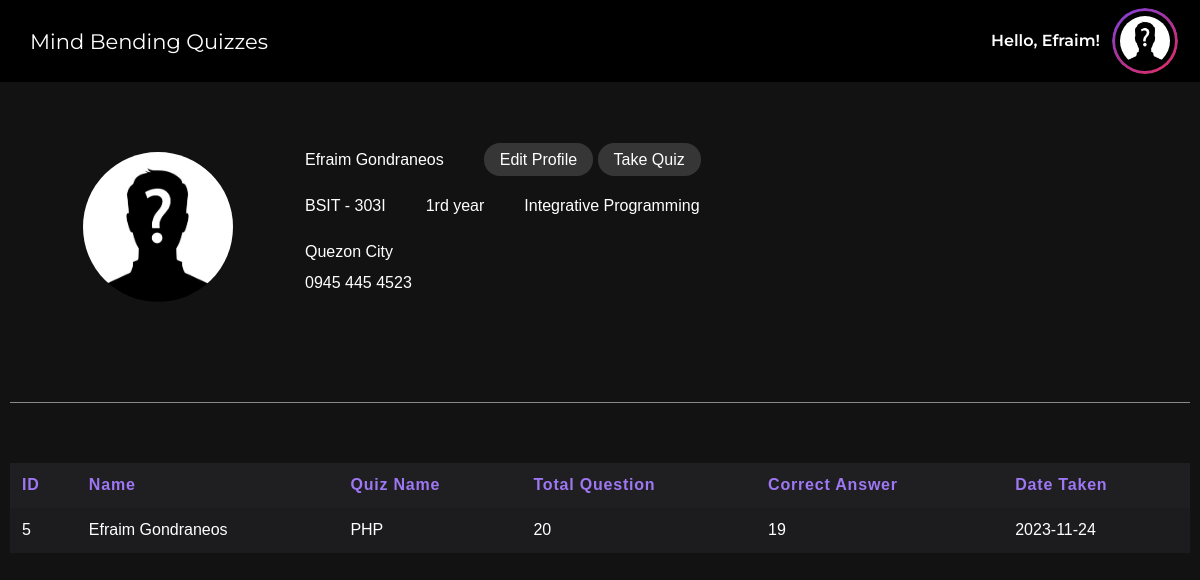
The app's page /components/profiles.php (signed in) with its own data.
### tables this page shows
CREATE TABLE `user` (
  `id` int(11) NOT NULL,
  `firstname` varchar(55) NOT NULL,
  `lastname` varchar(55) NOT NULL,
  `middlename` varchar(55) NOT NULL,
  `course` varchar(55) NOT NULL,
  `yearlevel` varchar(55) NOT NULL,
  `subject` varchar(55) NOT NULL,
  `section` varchar(55) NOT NULL,
  `address` varchar(55) NOT NULL,
  `contactnumber` varchar(55) NOT NULL,
  `username` varchar(55) NOT NULL,
  `password` varchar(255) NOT NULL,
  `user_image` varchar(255) DEFAULT NULL
);

CREATE TABLE `quiz_results` (
  `id` int(5) NOT NULL,
  `username` varchar(55) NOT NULL,
  `quiz_name` varchar(55) NOT NULL,
  `total_question` varchar(55) NOT NULL,
  `correct_answer` varchar(55) NOT NULL,
  `quiz_date` date NOT NULL
);

### components/profiles.php (the view)
<?php
include 'user-header.php';
$res = mysqli_query($con,"select * from user where username = '$username'");
$row=mysqli_fetch_array($res);
$userId = $row['id'];
$userCourse = $row['course'];
$userYearLevel = $row['yearlevel'];
$userSubject = $row['subject'];
$userSection = $row['section'];
$userAddress = $row['address'];
$userContactNumber = $row['contactnumber'];
$userProfilePicture = $row['user_image'];
$profile_path = '';
if(empty($userProfilePicture)) {
    $profile_path = 'images/';
}
?>
<div class="profile-wrapper">
    <div class="profile-container">
        <div class="profile-left">
            <div class="profile-img">
                <img src="../<?php echo $profile_path ?><?php echo (!empty($userProfilePicture) ? $userProfilePicture : 'anonymous.jpg'); ?>" alt="Profile">
            </div>
        </div>
        <div class="profile-right">
            <div class="u-name">
                <p class="pname"><?php echo $firstname . " " . $lastname ?></p>
                <div class="site-btn-container">
                    <a href="edit-profile.php?id=<?php echo $userId ?>" class="site-btn">Edit Profile</a>
                    <a href="user.php" class="site-btn">Take Quiz</a>
                </div>
            </div>
            <div class="profile-info">
                <div class="course"><?php echo $userCourse ?> - <?php echo $userSection ?></div>
                <div class="year-level"><?php echo $userYearLevel ?>rd year</div>
                <div class="subject"><?php echo $userSubject ?></div>
            </div>
            <div class="contact-info">
                <p class="address"><?php echo $userAddress ?></p>
                <p class="contact-number"><?php echo $userContactNumber ?></p>
            </div>
        </div>
    </div>
    <div class="profile-results">
         <table class="table">
      <thead>
        <tr class="t-head">
            <th>ID</th>
            <th>Name</th>
            <th>Quiz Name</th>
            <th>Total Question</th>
            <th>Correct Answer</th>
            <th>Date Taken</th>
        </tr>
      </thead>
      <tbody>
        <?php $res = mysqli_query($con,"select * from quiz_results where username='$name'"); ?>
        <?php while($row=mysqli_fetch_array($res)){?>
          <tr>
            <td><?php echo $row['id'] ?></td>
            <td><?php echo $row["username"] ?></td>
            <td><?php echo $row["quiz_name"] ?></td>
            <td><?php echo $row["total_question"] ?></td>
            <td><?php echo $row["correct_answer"] ?></td>
            <td><?php echo $row["quiz_date"] ?></td>
          </tr>
        <?php }?>
      </tbody>
    </table>
    </div>
</div>
</body>
</html>

### styles.css (style rules this page uses)
body { font-family: Arial, sans-serif; margin: 0; }
html, body, div, span, applet, object, iframe, h1, h2, h3, h4, h5, h6, p, blockquote, pre, a, abbr, acronym, address, big, cite, code, del, dfn, em, img, ins, kbd, q, s, samp, small, strike, strong, sub, sup, tt, var, b, u, i, center, dl, dt, dd, ol, ul, li, fieldset, form, label, legend, table, caption, tbody, tfoot, thead, tr, th, td, article, aside, canvas, details, embed, figure, figcaption, footer, header, hgroup, menu, nav, output, ruby, section, summary, time, mark, audio, video { margin: 0; padding: 0; border: 0; font-size: 100%; font: inherit; vertical-align: baseline; }
body { line-height: 1; }
table { border-collapse: collapse; border-spacing: 0; }
a { text-decoration: none; color: #fff; outline: none; }
*, *::before, *::after { box-sizing: border-box; }
img { display: block; width: 100%; }
:root { --clr-primary: #8b3dff; --clr-secondary: #9e77f3; }
body { font-family: Arial, Helvetica, sans-serif; }
.table { width: 100%; border-collapse: collapse; margin-top: 20px; }
.table th, .table td { padding: 12px; max-width: 250px; text-align: left; vertical-align: middle; line-height: 1.3; }
.table th { background-color: #2c353f; color: #fff; font-weight: bold; color: var(--clr-secondary); letter-spacing: 0.05em; }
.t-head { font-size: 16px; }
.table tbody tr:nth-child(odd) { background-color: #222830; }
.profiles .table tbody tr:nth-child(odd) { background-color: #1c1b1e; }
.edit-profile, .profiles { background: #121212; }
.profile-img img { width: 150px; height: 150px; border-radius: 50%; object-fit: cover; }
.profile-wrapper { margin-top: 152px; }
.profile-container { display: grid; grid-template-columns: 25% 75%; max-width: 1180px; margin: 0 auto; padding-bottom: 100px; border-bottom: 1px solid rgb(255 255 255 / 0.5); }
.profile-left { display: flex; justify-content: center; }
.profile-right { color: #fff; }
.u-name { display: flex; align-items: center; gap: 40px; margin-bottom: 30px; }
.profile-info { display: flex; align-items: center; gap: 40px; margin-bottom: 30px; }
.address { margin-bottom: 15px; }
.profile-right .site-btn { padding: 8px 16px; background: #363636; border-radius: 16px; transition: ease 0.3s; }
.profile-results { max-width: 1180px; margin: 60px auto; }
.profiles .table { color: #fff; }
.profiles .table th { background: #1f1e21; }
html { scroll-behavior: smooth; }

### records on screen
user: course "BSIT", section "303I", yearlevel "1", subject "Integrative Programming", address "Quezon City", contactnumber "0945 445 4523"
quiz_results: id "5", username "Efraim Gondraneos", quiz_name "PHP", total_question "20", correct_answer "19", quiz_date "2023-11-24"

### other values on screen
$firstname "Efraim"
$lastname "Gondraneos"
